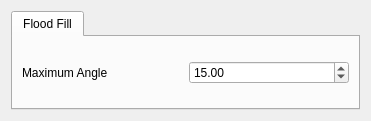
<?xml version="1.0" encoding="UTF-8"?>
<ui version="4.0">
 <class>ParameterWidget</class>
 <widget class="QWidget" name="ParameterWidget">
  <property name="geometry">
   <rect>
    <x>0</x>
    <y>0</y>
    <width>371</width>
    <height>121</height>
   </rect>
  </property>
  <layout class="QHBoxLayout" name="horizontalLayout_2">
   <item>
    <widget class="QTabWidget" name="tabWidget">
     <property name="sizePolicy">
      <sizepolicy hsizetype="Expanding" vsizetype="Preferred">
       <horstretch>0</horstretch>
       <verstretch>0</verstretch>
      </sizepolicy>
     </property>
     <property name="currentIndex">
      <number>0</number>
     </property>
     <widget class="QWidget" name="tab">
      <attribute name="title">
       <string>Flood Fill</string>
      </attribute>
      <layout class="QHBoxLayout" name="horizontalLayout_4">
       <item>
        <layout class="QVBoxLayout" name="verticalLayout">
         <property name="sizeConstraint">
          <enum>QLayout::SetMaximumSize</enum>
         </property>
         <item>
          <layout class="QHBoxLayout" name="horizontalLayout">
           <item>
            <widget class="QLabel" name="label">
             <property name="text">
              <string>Maximum Angle</string>
             </property>
            </widget>
           </item>
           <item>
            <widget class="QDoubleSpinBox" name="maxAngle">
             <property name="maximum">
              <double>180.000000000000000</double>
             </property>
             <property name="value">
              <double>15.000000000000000</double>
             </property>
            </widget>
           </item>
          </layout>
         </item>
        </layout>
       </item>
      </layout>
     </widget>
    </widget>
   </item>
  </layout>
 </widget>
 <resources/>
 <connections/>
</ui>
